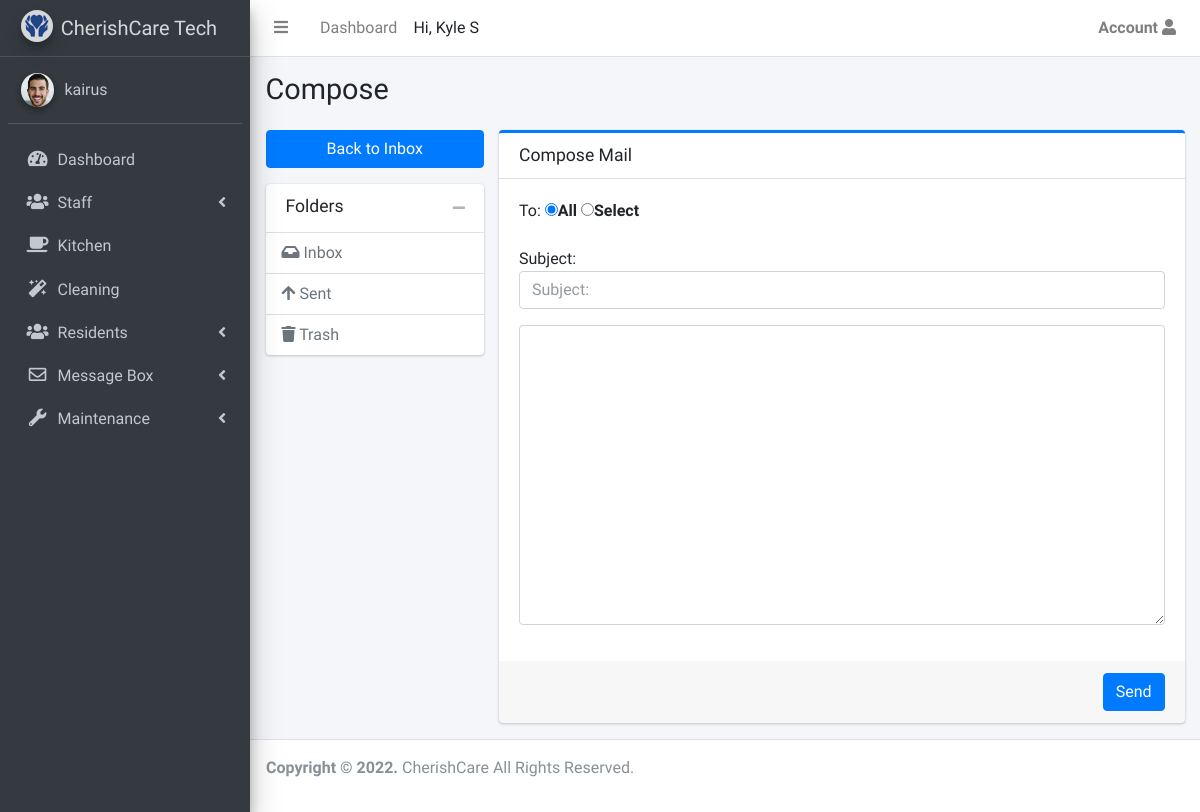
The app's page /admin/compose (signed in) with its own data.
### app/models.py (models this page shows, shortened)
class User(UserMixin, db.Model):
    __tablename__ = 'User'
    __table_args__ = {
        'extend_existing': True
    }
    id = db.Column(db.Integer, primary_key=True)
    name = db.Column(db.String(64))
    username = db.Column(db.String(64), unique=True, index=True)
    role_id = db.Column(db.Integer, db.ForeignKey('roles.id'))
    email = db.Column(db.String(64), unique=True, index=True)
    password_hash = db.Column(db.String(128))
    cleaner = db.relationship('Cleaning', backref='cleaner', foreign_keys='Cleaning.cleaned_by')
    repairs_reported = db.relationship('Maintenance', backref='reporter', foreign_keys='Maintenance.reported_by')
    timeline_entry = db.relationship('Timeline', backref='user_entry', foreign_keys='Timeline.user_entry_id')
    med_issue = db.relationship('Medication', backref='med_issuer_staff', foreign_keys='Medication.med_issuer')
    confirmed = db.Column(db.Boolean, default=True)
    active = db.Column(db.Boolean, default=True)
    created_at = db.Column(db.DateTime, server_default=db.func.now())
    last_seen = db.Column(db.DateTime, server_default=db.func.now())
    profile_photo = db.Column(db.String(64), default='avatar.png')
    @property
    def password(self):
        raise AttributeError('Password is not readable')
    def can(self, perm):
        return self.role is not None and self.role.has_permission(perm)
    def is_administrator(self):
        return self.can(Permission.ADMIN)

### app/admin/routes.py (the view, shortened to what this page needs)
@admin.route('/compose', methods=['GET', 'POST'])
@login_required
def compose():
    users =  User.query.filter().order_by(User.name)
    return render_template('admin/pages/mailbox/compose.html', user=current_user, users=users)

### app/auth/routes.py (called while the page is built)
@auth.before_app_request
def before_request():
    if current_user.is_authenticated \
            and not current_user.confirmed \
            and request.endpoint \
            and request.blueprint != 'auth' \
            and request.blueprint != 'main' \
            and request.endpoint != 'static':
        return redirect(url_for('auth.unconfirmed'))

### app/models.py (called while the page is built)
@login_manager.user_loader
def load_user(user_id):
    return User.query.get(int(user_id))

    def has_permission(self, perm):
        return self.permissions & perm == perm

### app/templates/admin/pages/mailbox/compose.html (shortened to what this page needs)
{% extends 'admin_base.html'%}
{%block css %}
<link rel="stylesheet" href="https://code.ionicframework.com/ionicons/2.0.1/css/ionicons.min.css')}}">
<link rel="stylesheet" href="{{url_for('static' , filename='dist/css/adminlte.min.css')}}">
<link rel="stylesheet" href="{{url_for('static' , filename='plugins/summernote/summernote-bs4.css')}}">
<link rel="stylesheet" href="{{url_for('static', filename='plugins/select2/css/select2.min.css')}}">
<link rel="stylesheet"
    href="{{url_for('static', filename='plugins/select2-bootstrap4-theme/select2-bootstrap4.min.css')}}">
{%endblock%}
{%block page %} Compose {%endblock%}
{%block main_content %}
<div class="row">
    <div class="col-md-3">
        <a href="{{url_for('.inbox')}}" class="btn btn-primary btn-block mb-3">Back to Inbox</a>
        <div class="card">
            <div class="card-header">
                <h3 class="card-title">Folders</h3>
                <div class="card-tools">
                    <button type="button" class="btn btn-tool" data-card-widget="collapse"><i class="fas fa-minus"></i>
                    </button>
                </div>
            </div>
            <div class="card-body p-0">
                <ul class="nav nav-pills flex-column">
                    <li class="nav-item active">
                        <a href="{{url_for('.inbox')}}" class="nav-link">
                            <i class="fas fa-inbox"></i> Inbox
                        </a>
                    </li>
                    <li class="nav-item">
                        <a href="{{url_for('.sent')}}" class="nav-link">
                            <i class="fas fa-arrow-up"></i> Sent
                        </a>
                    </li>
                    {%if user.is_administrator()%}
                    <li class="nav-item">
                        <a href="{{url_for('.trash')}}" class="nav-link">
                            <i class="fas fa-trash"></i> Trash
                        </a>
                    </li>
                    {%endif%}
                </ul>
            </div>
        </div>
    </div>
    <div class="col-md-9">
        <div class="card card-primary card-outline">
            <form action="{{url_for('.compose')}}" method="post">
                <div class="card-header">
                    <h3 class="card-title">Compose Mail</h3>
                </div>
                <div class="card-body">
                    <div class="form-group">
                        To:
                        <input class="fom-control" type="radio" name="recipients" value="All" id="" checked><label for="">All</label>
                        <input class="frm-control" type="radio" name="recipients" value="Select" id=""><label for="">Select</label>
                    </div>
                    <div class="form-group">
                        Subject:<input class="form-control" placeholder="Subject:" name="subject" value="" required>
                    </div>
                    <div class="form-group">
                        <textarea id="compose-textarea" name="content" class="form-control" style="height: 300px" required></textarea>
                    </div>
                </div>
                <div class="card-footer">
                    <div class="float-right">
                        <input type="submit" class="btn btn-primary" value="Send">
                    </div>
                </div>
            </form>
        </div>
    </div>
</div>
{%endblock%}

### app/templates/admin_base.html (shortened to what this page needs)
<!DOCTYPE html>
<html>
<head>
  <link rel="stylesheet" href="{{url_for('static' , filename='plugins/fontawesome-free-5/css/all.css')}}">
  <link rel="stylesheet"
    href="{{url_for('static', filename='plugins/overlayScrollbars/css/OverlayScrollbars.min.css')}}">
    <link rel="stylesheet" href="{{url_for('static', filename='plugins/datatables-bs4/css/dataTables.bootstrap4.min.css')}}">
    <link rel="stylesheet"
    href="{{url_for('static', filename='plugins/datatables-responsive/css/responsive.bootstrap4.min.css')}}">
  <link rel="stylesheet" href="{{url_for('static', filename='plugins/daterangepicker/daterangepicker.css')}}">
  <link rel="stylesheet"
    href="{{url_for('static', filename='plugins/tempusdominus-bootstrap-4/css/tempusdominus-bootstrap-4.min.css')}}">
   <link rel="stylesheet" href="{{url_for('static' , filename='dist/css/preloader.css')}}">
  {%block css %}{%endblock%}
</head>
<body class="hold-transition sidebar-mini">
  <div class="wrapper">
    <nav class="main-header navbar navbar-expand navbar-white navbar-light">
      <ul class="navbar-nav">
        <li class="nav-item">
          <a class="nav-link" data-widget="pushmenu" href="#" role="button"><i class="fas fa-bars"></i></a>
        </li>
        {%if user.is_administrator()%}
        <li class="nav-item d-none d-sm-inline-block">
          <a href="{{url_for('admin.index')}}" class="nav-link">Dashboard</a>
        </li>
        {%endif%}
      </ul>
      <span> Hi, {{user.name}}
      </span>
      <ul class="navbar-nav ml-auto">
        <li class="nav-item dropdown">
          <a class="nav-link" data-toggle="dropdown" href="#">
            <b>Account</b> <i class="fas fa-user"></i>
          </a>
        </li>
      </ul>
    </nav>
    <aside class="main-sidebar sidebar-dark-primary elevation-4">
      {%if user.is_administrator()%}
      <a href="{{url_for('admin.index')}}" class="brand-link">
      {%else%}
      <a href="{{url_for('admin.view_residents')}}" class="brand-link">
        {%endif%}
        <img src="{{url_for('static', filename='assets/img/favicon.png')}}" alt="CherishCare Logo"
          class="brand-image img-circle elevation-3" style="opacity: .8">
        <span class="brand-text font-weight-light">CherishCare Tech</span>
      </a>
      <div class="sidebar">
        <div class="user-panel mt-3 pb-3 mb-3 d-flex">
          <div class="image">
            <a href="#">
              <img src="{{url_for('static', filename='uploads/')}}{{user.profile_photo}}"
                onclick="document.getElementById('photo').click()" class="img-circle elevation-2" alt="User Image">
            </a>
          </div>
          <div class="info">
            <a href="#" class="d-block">{{user.username}}</a>
          </div>
        </div>
        <nav class="mt-2">
          <ul class="nav nav-pills nav-sidebar flex-column" data-widget="treeview" role="menu" data-accordion="false">
            {%if user.is_administrator()%}
            <li class="nav-item">
              <a href="{{url_for('admin.index')}}" class="nav-link">
                <i class="nav-icon fas fa-tachometer-alt"></i>
                <p>Dashboard</p>
              </a>
            </li>
            <li class="nav-item has-treeview">
              <a href="#" class="nav-link">
                <i class="nav-icon fas fa-users"></i>
                <p>
                  Staff
                  <i class="fas fa-angle-left right"></i>
                </p>
              </a>
            </li>
            {%endif%}
            {%if user.is_administrator() or user.role.name=="Kitchen Staff"%}
            <li class="nav-item">
              <a href="{{url_for('admin.kitchen')}}" class="nav-link">
                <i class="nav-icon fas fa-coffee"></i>
                <p>Kitchen</p>
              </a>
            </li>
            {%endif%}
            {%if user.is_administrator() or user.role.name=="Cleaning Staff"%}
            <li class="nav-item">
              <a href="{{url_for('admin.cleaning')}}" class="nav-link">
                <i class="nav-icon fas fa-magic"></i>
                <p>Cleaning</p>
              </a>
            </li>
            {%endif%}
            {%if user.is_administrator() %}
            <li class="nav-item has-treeview">
              <a href="#" class="nav-link">
                <i class="nav-icon fas fa-users"></i>
                <p>
                  Residents
                  <i class="fas fa-angle-left right"></i>
                </p>
              </a>
            </li>
            {%endif%}
            <li class="nav-item has-treeview">
              <a href="#" class="nav-link">
                <i class="nav-icon far fa-envelope"></i>
                <p>
                  Message Box
                  <i class="fas fa-angle-left right"></i>
                </p>
              </a>
            </li>
            {%if user.is_administrator() or user.role.name=="Maintenance Staff"%}
            <li class="nav-item has-treeview">
              <a href="#" class="nav-link">
                <i class="nav-icon fas fa-wrench"></i>
                <p>
                  Maintenance
                  <i class="fas fa-angle-left right"></i>
                </p>
              </a>
            </li>
            {%endif%}
          </ul>
        </nav>
      </div>
    </aside>
    <div class="content-wrapper">
      <section class="content-header">
        <div class="container-fluid">
          <div class="row mb-2">
            <div class="col-sm-6">
              <h1>{%block page %} {%endblock%}</h1>
            </div>
          </div>
        </div>
      </section>
      <section class="content">
        <div class="container-fluid">
          {%block main_content %} {%endblock%}
        </div>
      </section>
    </div>
    <footer class="main-footer no-print">
      <p>
        <strong>Copyright &copy
          <script> document.write(new Date().getFullYear())</script>.
        </strong>
        CherishCare All Rights Reserved.
      </p>
    </footer>
</body>
</html>

### records on screen
User: name "Kyle S", profile_photo (picture), username "kairus"
